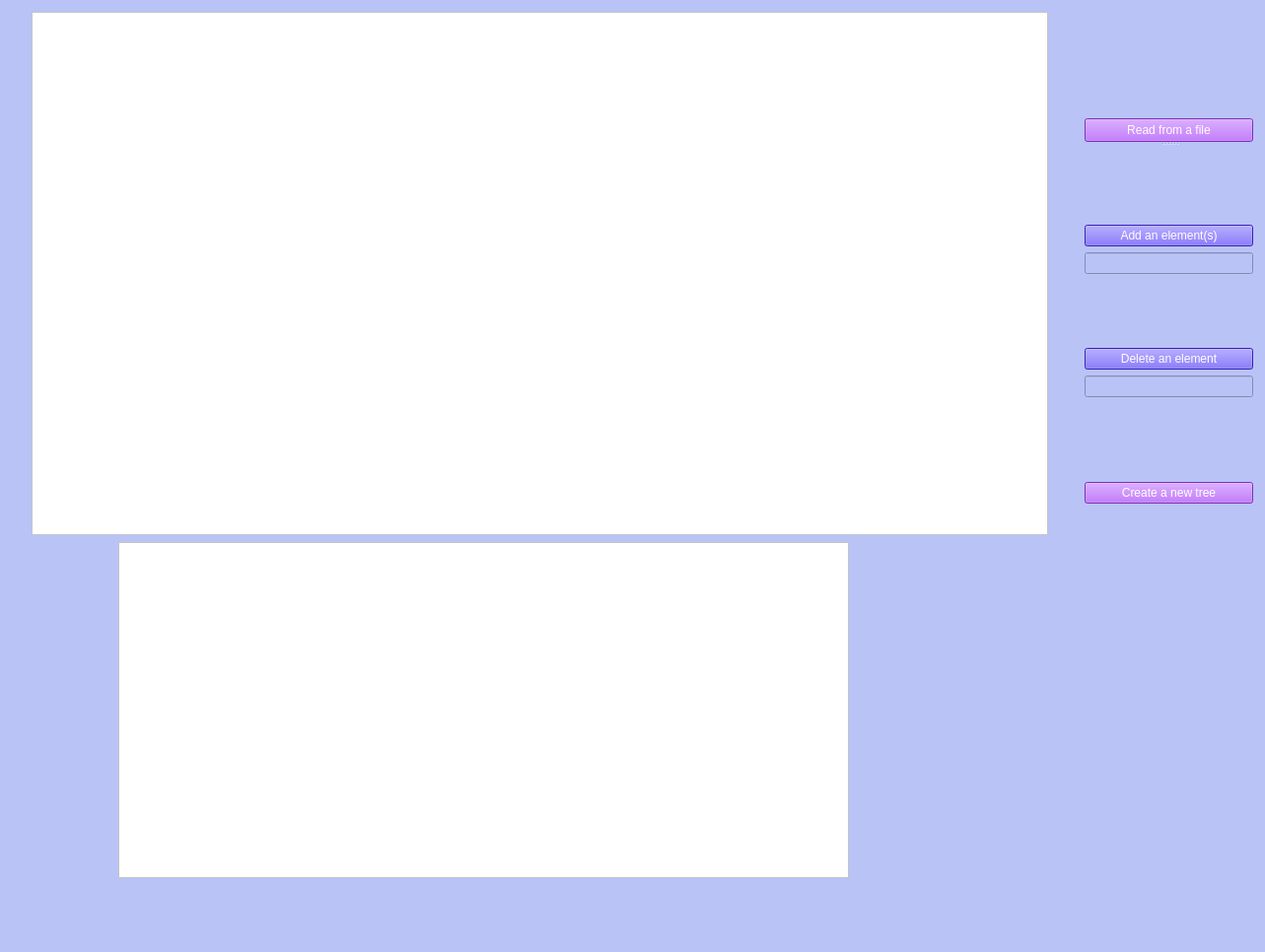
<?xml version="1.0" encoding="UTF-8"?>
<ui version="4.0">
 <class>MainWindow</class>
 <widget class="QMainWindow" name="MainWindow">
  <property name="geometry">
   <rect>
    <x>0</x>
    <y>0</y>
    <width>1283</width>
    <height>966</height>
   </rect>
  </property>
  <property name="windowTitle">
   <string>MainWindow</string>
  </property>
  <property name="autoFillBackground">
   <bool>false</bool>
  </property>
  <property name="styleSheet">
   <string notr="true">background-color:rgb(185, 195, 246)</string>
  </property>
  <widget class="QWidget" name="centralwidget">
   <widget class="QGraphicsView" name="graphicsView">
    <property name="geometry">
     <rect>
      <x>32</x>
      <y>12</y>
      <width>1031</width>
      <height>531</height>
     </rect>
    </property>
    <property name="styleSheet">
     <string notr="true">background-color:rgb(255, 255, 255);</string>
    </property>
    <property name="verticalScrollBarPolicy">
     <enum>Qt::ScrollBarAsNeeded</enum>
    </property>
   </widget>
   <widget class="QTextBrowser" name="result">
    <property name="geometry">
     <rect>
      <x>120</x>
      <y>550</y>
      <width>741</width>
      <height>341</height>
     </rect>
    </property>
    <property name="styleSheet">
     <string notr="true">background-color:rgb(255, 255, 255)</string>
    </property>
   </widget>
   <widget class="QSplitter" name="splitter">
    <property name="geometry">
     <rect>
      <x>1100</x>
      <y>120</y>
      <width>171</width>
      <height>391</height>
     </rect>
    </property>
    <property name="orientation">
     <enum>Qt::Vertical</enum>
    </property>
    <widget class="QPushButton" name="openFile">
     <property name="styleSheet">
      <string notr="true">background-color:rgb(172, 70, 255);
color:white</string>
     </property>
     <property name="text">
      <string>Read from a file</string>
     </property>
    </widget>
    <widget class="QWidget" name="layoutWidget">
     <layout class="QVBoxLayout" name="verticalLayout">
      <item>
       <spacer name="verticalSpacer">
        <property name="orientation">
         <enum>Qt::Vertical</enum>
        </property>
        <property name="sizeHint" stdset="0">
         <size>
          <width>20</width>
          <height>80</height>
         </size>
        </property>
       </spacer>
      </item>
      <item>
       <widget class="QPushButton" name="printTree">
        <property name="styleSheet">
         <string notr="true">background-color:rgb(74, 48, 255);
color:white</string>
        </property>
        <property name="text">
         <string>Add an element(s)</string>
        </property>
       </widget>
      </item>
      <item>
       <widget class="QLineEdit" name="inputTree">
        <property name="cursorMoveStyle">
         <enum>Qt::LogicalMoveStyle</enum>
        </property>
       </widget>
      </item>
      <item>
       <spacer name="verticalSpacer_3">
        <property name="orientation">
         <enum>Qt::Vertical</enum>
        </property>
        <property name="sizeHint" stdset="0">
         <size>
          <width>20</width>
          <height>40</height>
         </size>
        </property>
       </spacer>
      </item>
      <item>
       <widget class="QPushButton" name="deleteElement">
        <property name="styleSheet">
         <string notr="true">background-color:rgb(74, 48, 255);
color:white</string>
        </property>
        <property name="text">
         <string>Delete an element</string>
        </property>
       </widget>
      </item>
      <item>
       <widget class="QLineEdit" name="deleteInput"/>
      </item>
      <item>
       <layout class="QVBoxLayout" name="verticalLayout_2"/>
      </item>
      <item>
       <spacer name="verticalSpacer_2">
        <property name="orientation">
         <enum>Qt::Vertical</enum>
        </property>
        <property name="sizeHint" stdset="0">
         <size>
          <width>20</width>
          <height>80</height>
         </size>
        </property>
       </spacer>
      </item>
      <item>
       <widget class="QPushButton" name="newTree">
        <property name="styleSheet">
         <string notr="true">background-color:rgb(172, 70, 255);
color:white</string>
        </property>
        <property name="text">
         <string>Create a new tree</string>
        </property>
       </widget>
      </item>
     </layout>
    </widget>
   </widget>
  </widget>
  <widget class="QMenuBar" name="menubar">
   <property name="geometry">
    <rect>
     <x>0</x>
     <y>0</y>
     <width>1283</width>
     <height>22</height>
    </rect>
   </property>
  </widget>
  <widget class="QStatusBar" name="statusbar"/>
 </widget>
 <resources/>
 <connections/>
</ui>
